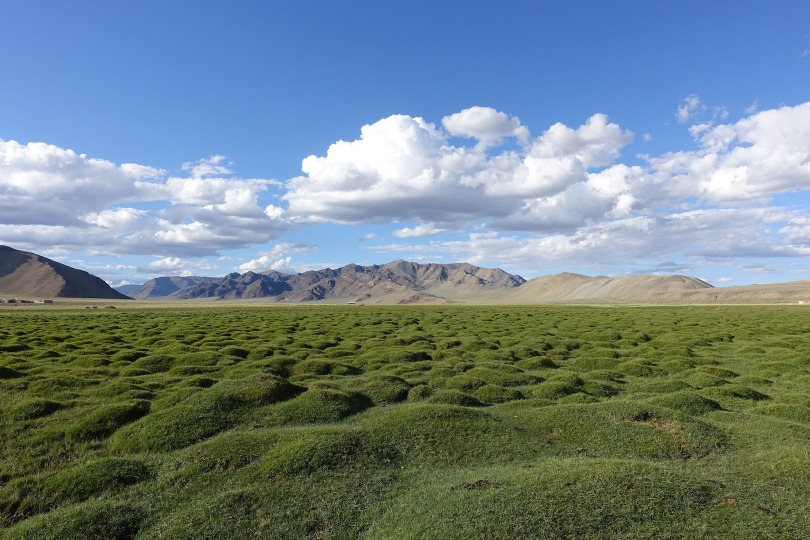
#> input picture Ass2/Images/Field/1.jpg, 1620 x 1080 px, found by its file name (shown at 1/2 size)
$ python mgi.py   (older library calls are emulated)
#> lines starting #> are read from the running program, lines starting #| are printed output that depends on the picture
#> in main, image is the input picture: shape (1080, 1620, 3); mean B, G, R 135.2, 130.9, 112.3
### Ass2/code/siftgi.py

import numpy as np
from numpy.linalg import norm
from scipy import misc
from scipy.ndimage import gaussian_filter
import cv2

from constant import *
from keypoints_class import *


# Get a set of 4 successively downsampled images from a given image
# Downsampling rate is defined by sample_rate. It is set to 2 by default
def get_downsampled_images(image, sample_rate=2):
    # downsample once by sample rate
#> called with sample_rate = 2
    sample1 = image

    # downsample twice by sample rate
    sample2 = sample1[0::sample_rate, 0::sample_rate]
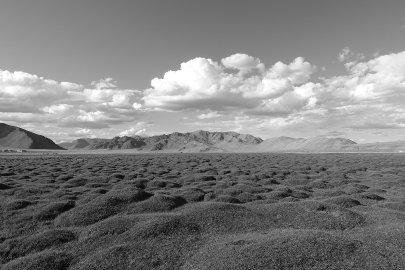
#> sample2: shape (540, 810) (shown at 1/2 size); min 0, max 255, mean 125.8

    # downsample thrice by sample rate
    sample3 = sample2[0::sample_rate, 0::sample_rate]
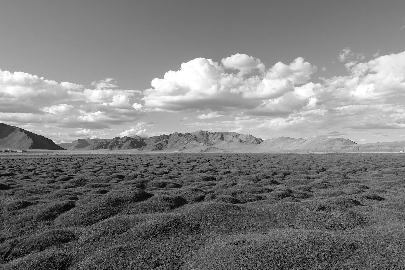
#> sample3: shape (270, 405); min 0, max 255, mean 125.9

    # downsample four times by sample rate
    sample4 = sample3[0::sample_rate, 0::sample_rate]
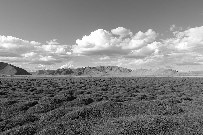
#> sample4: shape (135, 203); min 0, max 255, mean 126

    return sample1, sample2, sample3, sample4


# Obtain a blurred version of the image using a Gaussian kernel with standard deviation sd
def gaussian_blur(image, sd):
    # Blur given image using Gaussian filter from scipy library
    output = gaussian_filter(image, sigma=sd)
    return output


# Generate a scale space for the image with four octaves
# Each octave has OCTAVE_DIMENSION (defined in constant.py) images
def generate_scale_space(image):
    (base_image_octave1, base_image_octave2, base_image_octave3, base_image_octave4) = \
        get_downsampled_images(image, SAMPLE_RATE)

    sigma1 = SIGMA
    sigma2 = 2 * SIGMA
    sigma3 = 4 * SIGMA
    sigma4 = 8 * SIGMA

    s = OCTAVE_DIMENSION - 3
    k = np.power(2, 1 / s)

    octave1_dim = (base_image_octave1.shape[0], base_image_octave1.shape[1], OCTAVE_DIMENSION)
    octave1 = np.zeros(octave1_dim)
    for i in range(0, OCTAVE_DIMENSION):
        octave1[:, :, i] = gaussian_blur(base_image_octave1, sigma1 * (k ** i))

    octave2_dim = (base_image_octave2.shape[0], base_image_octave2.shape[1], OCTAVE_DIMENSION)
    octave2 = np.zeros(octave2_dim)
    for i in range(0, OCTAVE_DIMENSION):
        octave2[:, :, i] = gaussian_blur(base_image_octave2, sigma2 * (k ** i))

    octave3_dim = (base_image_octave3.shape[0], base_image_octave3.shape[1], OCTAVE_DIMENSION)
    octave3 = np.zeros(octave3_dim)
    for i in range(0, OCTAVE_DIMENSION):
        octave3[:, :, i] = gaussian_blur(base_image_octave3, sigma3 * (k ** i))

    octave4_dim = (base_image_octave4.shape[0], base_image_octave4.shape[1], OCTAVE_DIMENSION)
    octave4 = np.zeros(octave4_dim)
    for i in range(0, OCTAVE_DIMENSION):
        octave4[:, :, i] = gaussian_blur(base_image_octave4, sigma4 * (k ** i))
#> this loop made 5 passes
#> pass 1, in gaussian_blur (call 16), `output = gaussian_filter(image, sigma=sd)`:
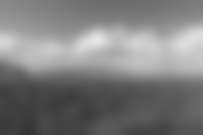
#> output: shape (135, 203); min 50, max 229, mean 125

    return octave1, octave2, octave3, octave4


# Generate Difference of Gaussian for a each scale of a 4 scale scale-space
def generate_DoG(scale1, scale2, scale3, scale4):
    DoG1_dim = (scale1.shape[0], scale1.shape[1], OCTAVE_DIMENSION - 1)
    DoG1 = np.zeros(DoG1_dim)
    for i in range(0, OCTAVE_DIMENSION - 1):
        DoG1[:, :, i] = scale1[:, :, i + 1] - scale1[:, :, i]
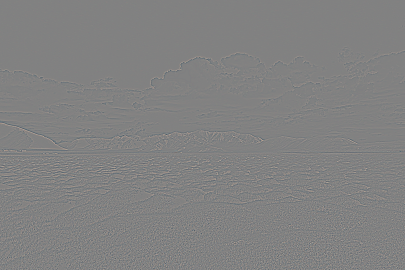
#> DoG1: shape (1080, 1620, 4) float64 (shown at 1/4 size); mean of channels 0, 1, 2, 3 0, 0, 0, 0; drawn with min black and max white

    DoG2_dim = (scale2.shape[0], scale2.shape[1], OCTAVE_DIMENSION - 1)
    DoG2 = np.zeros(DoG2_dim)
    for i in range(0, OCTAVE_DIMENSION - 1):
        DoG2[:, :, i] = scale2[:, :, i + 1] - scale2[:, :, i]
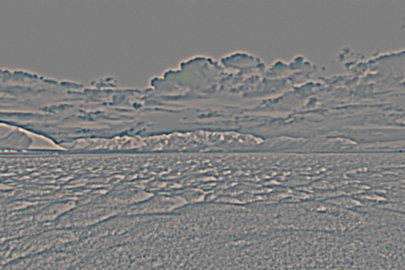
#> DoG2: shape (540, 810, 4) float64 (shown at 1/2 size); mean of channels 0, 1, 2, 3 -0.00353, 0.00158, -0.000784, 0.00285; drawn with min black and max white

    DoG3_dim = (scale3.shape[0], scale3.shape[1], OCTAVE_DIMENSION - 1)
    DoG3 = np.zeros(DoG3_dim)
    for i in range(0, OCTAVE_DIMENSION - 1):
        DoG3[:, :, i] = scale3[:, :, i + 1] - scale3[:, :, i]
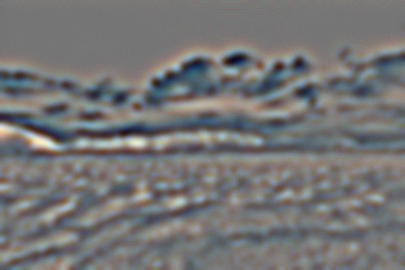
#> DoG3: shape (270, 405, 4) float64; mean of channels 0, 1, 2, 3 -0.000567, -0.000786, 0.00375, -0.00454; drawn with min black and max white

    DoG4_dim = (scale4.shape[0], scale4.shape[1], OCTAVE_DIMENSION - 1)
    DoG4 = np.zeros(DoG4_dim)
    for i in range(0, OCTAVE_DIMENSION - 1):
        DoG4[:, :, i] = scale4[:, :, i + 1] - scale4[:, :, i]
#> (the rest of the program and of its run is left out)
